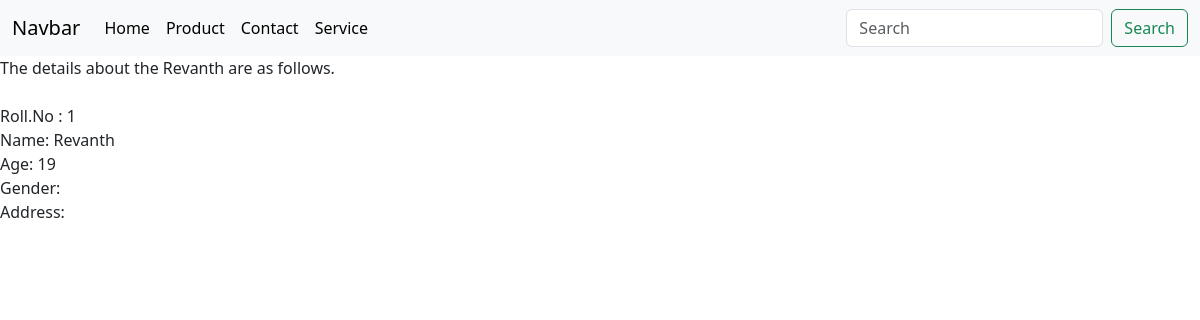
/detail/1, run on the app's committed database.
### IT/models.py (models this page shows)
class Student(models.Model):
    name = models.CharField(max_length=200)
    regnumber = models.IntegerField()
    age = models.IntegerField()
    department = models.CharField(max_length=20)
    def __str__(self):
        return self.name

### IT/views.py (the view)
# urls.py: path('detail/<int:id>', views.detail, name = 'detail'),
def detail(request, id):
	data = Student.objects.get(id = id)
	context = {'data':data}
	return render(request,'detail.html', context)

### templates/detail.html
{% extends "base.html" %}
{% block content %}
The details about the {{data}} are as follows.<br><br>
Roll.No : {{ data.id }}<br>
Name: {{data.name}}<br>
Age: {{data.age}}<br>
Gender: {{data.gender}}<br>
Address: {{data.address}}<br><br>
{% endblock %}

### data on the page
Student: name "Revanth", id "1", age "19"
